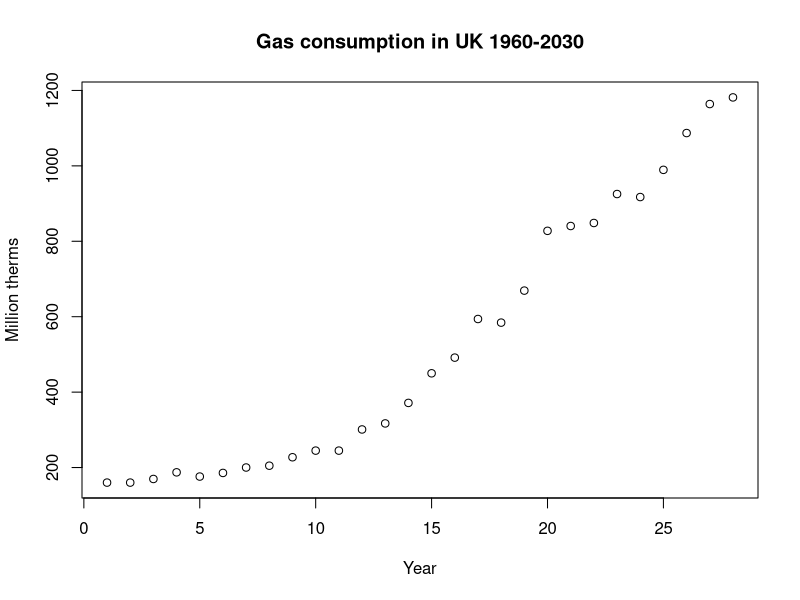

Reproduce this figure in R.
# Get all values for first quarter each year
q1 <- numeric(0)
n <- 4
counter <- -1
for (i in UKgas){
  counter = counter+1
  if(counter %% n == 0)
    q1 <- c(q1,i)
}

# Get all values for second quarter each year
q2 <- numeric(0)
n <- 4
counter <- -2
for (i in UKgas){
  counter = counter+1
  if(counter %% n == 0)
    q2 <- c(q2,i)
}

# Get all values for third quarter each year
q3 <- numeric(0)
n <- 4
counter <- -3
for (i in UKgas){
  counter = counter+1
  if(counter %% n == 0)
    q3 <- c(q3,i)
}

# Get all values for fourth quarter each year
q4 <- numeric(0)
n <- 4
counter <- 0
for (i in UKgas){
  counter = counter+1
  if(counter %% n == 0)
    q4 <- c(q4,i)
}

#Calculate average for each quarter
avgQ1 <- mean(q1)
avgQ2 <- mean(q2)
avgQ3 <- mean(q3)
avgQ4 <- mean(q4)

yearToCheck <- 2030
lastYearInDS <- 1986
yearsToAdd <- c(yearToCheck - lastYearInDS)

#Calculate average increase per year for Q1
increaseQ1 <- ((q1[1]+q1[2])/2+(q1[2]+q1[3])/2+(q1[3]+q1[4])/2+
  (q1[4]+q1[5])/2+(q1[5]+q1[6])/2+(q1[6]+q1[7])/2+(q1[7]+q1[8])/2+
  (q1[8]+q1[9])/2+(q1[9]+q1[10])/2+(q1[10]+q1[11])/2+(q1[11]+q1[12])/2+
  (q1[12]+q1[13])/2+(q1[13]+q1[14])/2+(q1[14]+q1[15])/2+(q1[15]+q1[16])/2+
  (q1[16]+q1[17])/2+(q1[17]+q1[18])/2+(q1[18]+q1[19])/2+(q1[19]+q1[20])/2+
  (q1[20]+q1[21])/2+(q1[21]+q1[22])/2+(q1[22]+q1[23])/2+(q1[23]+q1[24])/2+
  (q1[24]+q1[25])/2+(q1[25]+q1[26])/2+(q1[26]+q1[27])/2)/27

#Calculate average increase per year for Q2
increaseQ2 <- ((q2[1]+q2[2])/2+(q2[2]+q2[3])/2+(q2[3]+q2[4])/2+
                 (q2[4]+q2[5])/2+(q2[5]+q2[6])/2+(q2[6]+q2[7])/2+(q2[7]+q2[8])/2+
                 (q2[8]+q2[9])/2+(q2[9]+q2[10])/2+(q2[10]+q2[11])/2+(q2[11]+q2[12])/2+
                 (q2[12]+q2[13])/2+(q2[13]+q2[14])/2+(q2[14]+q2[15])/2+(q2[15]+q2[16])/2+
                 (q2[16]+q2[17])/2+(q2[17]+q2[18])/2+(q2[18]+q2[19])/2+(q2[19]+q2[20])/2+
                 (q2[20]+q2[21])/2+(q2[21]+q2[22])/2+(q2[22]+q2[23])/2+(q2[23]+q2[24])/2+
                 (q2[24]+q2[25])/2+(q2[25]+q2[26])/2+(q2[26]+q2[27])/2)/27

#Calculate average increase per year for Q3
increaseQ3 <- ((q3[1]+q3[2])/2+(q3[2]+q3[3])/2+(q3[3]+q3[4])/2+
                 (q3[4]+q3[5])/2+(q3[5]+q3[6])/2+(q3[6]+q3[7])/2+(q3[7]+q3[8])/2+
                 (q3[8]+q3[9])/2+(q3[9]+q3[10])/2+(q3[10]+q3[11])/2+(q3[11]+q3[12])/2+
                 (q3[12]+q3[13])/2+(q3[13]+q3[14])/2+(q3[14]+q3[15])/2+(q3[15]+q3[16])/2+
                 (q3[16]+q3[17])/2+(q3[17]+q3[18])/2+(q3[18]+q3[19])/2+(q3[19]+q3[20])/2+
                 (q3[20]+q3[21])/2+(q3[21]+q3[22])/2+(q3[22]+q3[23])/2+(q3[23]+q3[24])/2+
                 (q3[24]+q3[25])/2+(q3[25]+q3[26])/2+(q3[26]+q3[27])/2)/27

#Calculate average increase per year for Q4
increaseQ4 <- ((q4[1]+q4[2])/2+(q4[2]+q4[3])/2+(q4[3]+q4[4])/2+
                 (q4[4]+q4[5])/2+(q4[5]+q4[6])/2+(q4[6]+q4[7])/2+(q4[7]+q4[8])/2+
                 (q4[8]+q4[9])/2+(q4[9]+q4[10])/2+(q4[10]+q4[11])/2+(q4[11]+q4[12])/2+
                 (q4[12]+q4[13])/2+(q4[13]+q4[14])/2+(q4[14]+q4[15])/2+(q4[15]+q4[16])/2+
                 (q4[16]+q4[17])/2+(q4[17]+q4[18])/2+(q4[18]+q4[19])/2+(q4[19]+q4[20])/2+
                 (q4[20]+q4[21])/2+(q4[21]+q4[22])/2+(q4[22]+q4[23])/2+(q4[23]+q4[24])/2+
                 (q4[24]+q4[25])/2+(q4[25]+q4[26])/2+(q4[26]+q4[27])/2)/27

#calculate diff between years for q1
q1_1_2 <- q1[2]-q1[1]
q1_2_3 <- q1[3]-q1[2]
q1_3_4 <- q1[4]-q1[3]
q1_4_5 <- q1[5]-q1[4]
q1_5_6 <- q1[6]-q1[5]
q1_6_7 <- q1[7]-q1[6]
q1_7_8 <- q1[8]-q1[7]
q1_8_9 <- q1[9]-q1[8]
q1_9_10 <- q1[10]-q1[9]
q1_10_11 <- q1[11]-q1[10]
q1_11_12 <- q1[12]-q1[11]
q1_12_13 <- q1[13]-q1[12]
q1_13_14 <- q1[14]-q1[13]
q1_14_15 <- q1[15]-q1[14]
q1_15_16 <- q1[16]-q1[15]
q1_16_17 <- q1[17]-q1[16]
q1_17_18 <- q1[18]-q1[17]
q1_18_19 <- q1[19]-q1[18]
q1_19_20 <- q1[20]-q1[19]
q1_20_21 <- q1[21]-q1[20]
q1_21_22 <- q1[22]-q1[21]
q1_22_23 <- q1[23]-q1[22]
q1_23_24 <- q1[24]-q1[23]
q1_24_25 <- q1[25]-q1[24]
q1_25_26 <- q1[26]-q1[25]
q1_26_27 <- q1[27]-q1[26]

#Add the diff each year to a vector
increaseEachYearQ1 <- c(q1_1_2,q1_2_3,q1_3_4,q1_4_5,q1_5_6,q1_6_7,q1_7_8,q1_8_9,q1_9_10,q1_10_11,q1_11_12,q1_12_13,q1_13_14,
                        q1_14_15,q1_15_16,q1_16_17,q1_17_18,q1_18_19,q1_19_20,q1_20_21,q1_21_22,q1_22_23,q1_23_24,q1_24_25,
                        q1_25_26,q1_26_27)
#calculate mean and average increase
medianIncreaseQ1 <- median(increaseEachYearQ1)
averageIncreaseQ1 <- mean(increaseEachYearQ1)

#calculate presumed consumption in year 2030 for Q1 using both mean and average method
presumedConsumption2030Q1MedianMethod <- (medianIncreaseQ1*yearsToAdd)+q1[27]
presumedConsumption2030Q1AverageMethod <- (averageIncreaseQ1*yearsToAdd)+q1[27]

#calculate diff between years for q2
q2_1_2 <- q2[2]-q2[1]
q2_2_3 <- q2[3]-q2[2]
q2_3_4 <- q2[4]-q2[3]
q2_4_5 <- q2[5]-q2[4]
q2_5_6 <- q2[6]-q2[5]
q2_6_7 <- q2[7]-q2[6]
q2_7_8 <- q2[8]-q2[7]
q2_8_9 <- q2[9]-q2[8]
q2_9_10 <- q2[10]-q2[9]
q2_10_11 <- q2[11]-q2[10]
q2_11_12 <- q2[12]-q2[11]
q2_12_13 <- q2[13]-q2[12]
q2_13_14 <- q2[14]-q2[13]
q2_14_15 <- q2[15]-q2[14]
q2_15_16 <- q2[16]-q2[15]
q2_16_17 <- q2[17]-q2[16]
q2_17_18 <- q2[18]-q2[17]
q2_18_19 <- q2[19]-q2[18]
q2_19_20 <- q2[20]-q2[19]
q2_20_21 <- q2[21]-q2[20]
q2_21_22 <- q2[22]-q2[21]
q2_22_23 <- q2[23]-q2[22]
q2_23_24 <- q2[24]-q2[23]
q2_24_25 <- q2[25]-q2[24]
q2_25_26 <- q2[26]-q2[25]
q2_26_27 <- q2[27]-q2[26]

#Add the diff each year to a vector
increaseEachYearQ2 <- c(q2_1_2,q2_2_3,q2_3_4,q2_4_5,q2_5_6,q2_6_7,q2_7_8,q2_8_9,q2_9_10,q2_10_11,q2_11_12,q2_12_13,q2_13_14,
                        q2_14_15,q2_15_16,q2_16_17,q2_17_18,q2_18_19,q2_19_20,q2_20_21,q2_21_22,q2_22_23,q2_23_24,q2_24_25,
                        q2_25_26,q2_26_27)
#calculate mean and average increase
medianIncreaseQ2 <- median(increaseEachYearQ2)
averageIncreaseQ2 <- mean(increaseEachYearQ2)

#calculate presumed consumption in year 2030 for Q3 using both mean and average method
presumedConsumption2030Q2MedianMethod <- (medianIncreaseQ2*yearsToAdd)+q2[27]
presumedConsumption2030Q2AverageMethod <- (averageIncreaseQ2*yearsToAdd)+q2[27]

#calculate diff between years for q3
q3_1_2 <- q3[2]-q3[1]
q3_2_3 <- q3[3]-q3[2]
q3_3_4 <- q3[4]-q3[3]
q3_4_5 <- q3[5]-q3[4]
q3_5_6 <- q3[6]-q3[5]
q3_6_7 <- q3[7]-q3[6]
q3_7_8 <- q3[8]-q3[7]
q3_8_9 <- q3[9]-q3[8]
q3_9_10 <- q3[10]-q3[9]
q3_10_11 <- q3[11]-q3[10]
q3_11_12 <- q3[12]-q3[11]
q3_12_13 <- q3[13]-q3[12]
q3_13_14 <- q3[14]-q3[13]
q3_14_15 <- q3[15]-q3[14]
q3_15_16 <- q3[16]-q3[15]
q3_16_17 <- q3[17]-q3[16]
q3_17_18 <- q3[18]-q3[17]
q3_18_19 <- q3[19]-q3[18]
q3_19_20 <- q3[20]-q3[19]
q3_20_21 <- q3[21]-q3[20]
q3_21_22 <- q3[22]-q3[21]
q3_22_23 <- q3[23]-q3[22]
q3_23_24 <- q3[24]-q3[23]
q3_24_25 <- q3[25]-q3[24]
q3_25_26 <- q3[26]-q3[25]
q3_26_27 <- q3[27]-q3[26]

#Add the diff each year to a vector
increaseEachYearQ3 <- c(q3_1_2,q3_2_3,q3_3_4,q3_4_5,q3_5_6,q3_6_7,q3_7_8,q3_8_9,q3_9_10,q3_10_11,q3_11_12,q3_12_13,q3_13_14,
                        q3_14_15,q3_15_16,q3_16_17,q3_17_18,q3_18_19,q3_19_20,q3_20_21,q3_21_22,q3_22_23,q3_23_24,q3_24_25,
                        q3_25_26,q3_26_27)
#calculate mean and average increase
medianIncreaseQ3 <- median(increaseEachYearQ3)
averageIncreaseQ3 <- mean(increaseEachYearQ3)

#calculate presumed consumption in year 2030 for Q3 using both mean and average method
presumedConsumption2030Q3MedianMethod <- (medianIncreaseQ3*yearsToAdd)+q3[27]
presumedConsumption2030Q3AverageMethod <- (averageIncreaseQ3*yearsToAdd)+q3[27]

#calculate diff between years for q4
q4_1_2 <- q4[2]-q4[1]
q4_2_3 <- q4[3]-q4[2]
q4_3_4 <- q4[4]-q4[3]
q4_4_5 <- q4[5]-q4[4]
q4_5_6 <- q4[6]-q4[5]
q4_6_7 <- q4[7]-q4[6]
q4_7_8 <- q4[8]-q4[7]
q4_8_9 <- q4[9]-q4[8]
q4_9_10 <- q4[10]-q4[9]
q4_10_11 <- q4[11]-q4[10]
q4_11_12 <- q4[12]-q4[11]
q4_12_13 <- q4[13]-q4[12]
q4_13_14 <- q4[14]-q4[13]
q4_14_15 <- q4[15]-q4[14]
q4_15_16 <- q4[16]-q4[15]
q4_16_17 <- q4[17]-q4[16]
q4_17_18 <- q4[18]-q4[17]
q4_18_19 <- q4[19]-q4[18]
q4_19_20 <- q4[20]-q4[19]
q4_20_21 <- q4[21]-q4[20]
q4_21_22 <- q4[22]-q4[21]
q4_22_23 <- q4[23]-q4[22]
q4_23_24 <- q4[24]-q4[23]
q4_24_25 <- q4[25]-q4[24]
q4_25_26 <- q4[26]-q4[25]
q4_26_27 <- q4[27]-q4[26]

#Add the diff each year to a vector
increaseEachYearQ4 <- c(q4_1_2,q4_2_3,q4_3_4,q4_4_5,q4_5_6,q4_6_7,q4_7_8,q4_8_9,q4_9_10,q4_10_11,q4_11_12,q4_12_13,q4_13_14,
                        q4_14_15,q4_15_16,q4_16_17,q4_17_18,q4_18_19,q4_19_20,q4_20_21,q4_21_22,q4_22_23,q4_23_24,q4_24_25,
                        q4_25_26,q4_26_27)
#calculate mean and average increase
medianIncreaseQ4 <- median(increaseEachYearQ4)
averageIncreaseQ4 <- mean(increaseEachYearQ4)

#calculate presumed consumption in year 2030 for Q4 using both mean and average method
presumedConsumption2030Q4MedianMethod <- (medianIncreaseQ4*yearsToAdd)+q4[27]
presumedConsumption2030Q4AverageMethod <- (averageIncreaseQ4*yearsToAdd)+q4[27]

#Make some printouts
print(paste("The presumed consumption for year 2030 first quarter using median method would be ", presumedConsumption2030Q1MedianMethod))
print(paste("The presumed consumption for year 2030 first quarter using average method would be ", presumedConsumption2030Q1AverageMethod))

print(paste("The presumed consumption for year 2030 second quarter using median method would be ", presumedConsumption2030Q2MedianMethod))
print(paste("The presumed consumption for year 2030 second quarter using average method would be ", presumedConsumption2030Q2AverageMethod))

print(paste("The presumed consumption for year 2030 third quarter using median method would be ", presumedConsumption2030Q3MedianMethod))
print(paste("The presumed consumption for year 2030 third quarter using average method would be ", presumedConsumption2030Q3AverageMethod))

print(paste("The presumed consumption for year 2030 fourth quarter using median method would be ", presumedConsumption2030Q4MedianMethod))
print(paste("The presumed consumption for year 2030 fourth quarter using average method would be ", presumedConsumption2030Q4AverageMethod))

#Add new values to existing to get plot
newValue <- 0
for(i in yearsToAdd){
  newValue <- newValue+q1[27]+medianIncreaseQ1
  Q1WithNewMean <- append(q1,newValue)
}
# Q1WithNewMean <- append(q1,presumedConsumption2030Q1AverageMethod)
# Q1WithNewMedian <- append(q1,presumedConsumption2030Q1MedianMethod)
# 
# Q2WithNewMean <- append(q2,presumedConsumption2030Q2AverageMethod)
# Q2WithNewMedian <- append(q2,presumedConsumption2030Q2MedianMethod)
# 
# Q3WithNewMean <- append(q3,presumedConsumption2030Q3AverageMethod)
# Q3WithNewMedian <- append(q3,presumedConsumption2030Q3MedianMethod)
# 
# Q4WithNewMean <- append(q4,presumedConsumption2030Q4AverageMethod)
# Q4WithNewMedian <- append(q4,presumedConsumption2030Q4MedianMethod)

#Plots
plot(Q1WithNewMean,
     main = "Gas consumption in UK 1960-2030",
     xlab = "Year",
     ylab = "Million therms")
#plot(Q1WithNewMedian)

Q1WithNewMean
